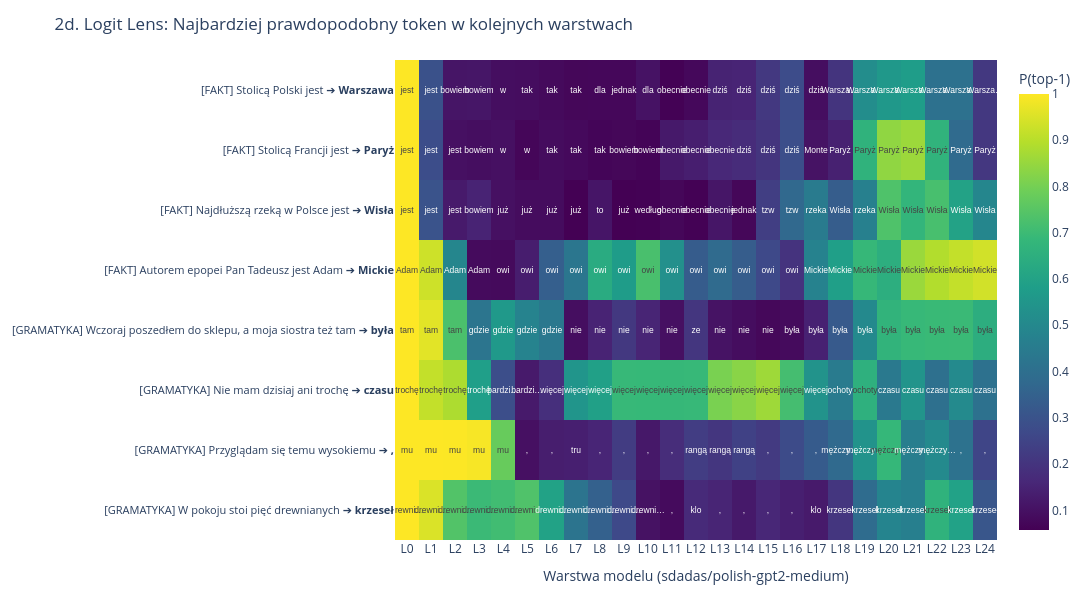

The cell this chart's notebook holds for it:
### Code cell
# 2d. Heatmapa najbardziej prawdopodobnych tokenów w kolejnych warstwach dla wybranych promptów
selected_indices = [0, 1, 5, 6, 12, 14, 15, 20]  # 4 faktograficzne i 4 gramatyczne
selected_res = [results[i] for i in selected_indices]

z_probs = np.array([r["top1_probs"] for r in selected_res])
raw_tokens = np.array([r["top1_tokens"] for r in selected_res])

# Max 7 znaków, by nie nachodziły na sąsiednie komórki
display_tokens = np.vectorize(lambda t: t[:6] + "…" if len(t) > 7 else t)(raw_tokens)

# Sformatowane etykiety osi Y
y_labels = [f"[{r['typ'].upper()}] {r['prompt']} ➔ <b>{r['final_token'].strip()}</b>" for r in selected_res]
x_layers = [f"L{i}" for i in range(z_probs.shape[1])]

# Pełny tekst widoczny po najechaniu kursorem
hover_text = [[
    f"Warstwa: {x_layers[col]}<br>Prompt: {selected_res[row]['prompt']}<br>Token: <b>'{raw_tokens[row, col]}'</b><br>Prawdopodobieństwo: {z_probs[row, col]:.3f}"
    for col in range(z_probs.shape[1])
] for row in range(len(selected_res))]

fig_heatmap = go.Figure(data=go.Heatmap(
    z=z_probs,
    x=x_layers,
    y=y_labels,
    text=display_tokens,
    texttemplate="%{text}",
    textfont={"size": 8.5, "family": "Arial"},
    hoverinfo="text",
    hovertext=hover_text,
    colorscale="Viridis",
    colorbar=dict(title="P(top-1)")
))

fig_heatmap.update_layout(
    title="2d. Logit Lens: Najbardziej prawdopodobny token w kolejnych warstwach",
    xaxis=dict(
        title="Warstwa modelu (sdadas/polish-gpt2-medium)",
        tickmode="linear",
        tickangle=0,
        side="bottom"
    ),
    yaxis=dict(
        autorange="reversed",  # Od góry do dołu (zgodnie z listą promptów)
        tickfont={"size": 11}
    ),
    width=1500,   # Duża szerokość rozciąga 25 kolumn w poziomie
    height=600,   # Odpowiednia wysokość na 8 wierszy
    margin=dict(l=380, r=40, t=60, b=60)  # Margines z lewej na długie teksty promptów
)

fig_heatmap.show()

### Figure 1 — Plotly figure (JSON) as saved in the notebook; plotly's stock layout.template omitted (floating-point values rounded to 4 significant figures; data arrays with more than 128 entries replaced by an {"elided": "..."} marker saying what was removed)
{"data": [{"colorbar": {"title": {"text": "P(top-1)"}}, "colorscale": [[0, "#440154"], [0.1111, "#482878"], [0.2222, "#3e4989"], [0.3333, "#31688e"], [0.4444, "#26828e"], [0.5556, "#1f9e89"], [0.6667, "#35b779"], [0.7778, "#6ece58"], [0.8889, "#b5de2b"], [1, "#fde725"]], "hoverinfo": "text", "hovertext": {"elided": "8x25 str values"}, "text": {"elided": "8x25 str values"}, "textfont": {"family": "Arial", "size": 8.5}, "texttemplate": "%{text}", "type": "heatmap", "x": ["L0", "L1", "L2", "L3", "L4", "L5", "L6", "L7", "L8", "L9", "L10", "L11", "L12", "L13", "L14", "L15", "L16", "L17", "L18", "L19", "L20", "L21", "L22", "L23", "L24"], "y": ["[FAKT] Stolicą Polski jest ➔ <b>Warszawa</b>", "[FAKT] Stolicą Francji jest ➔ <b>Paryż</b>", "[FAKT] Najdłuższą rzeką w Polsce jest ➔ <b>Wisła</b>", "[FAKT] Autorem epopei Pan Tadeusz jest Adam ➔ <b>Mickie</b>", "[GRAMATYKA] Wczoraj poszedłem do sklepu, a moja siostra też tam ➔ <b>była</b>", "[GRAMATYKA] Nie mam dzisiaj ani trochę ➔ <b>czasu</b>", "[GRAMATYKA] Przyglądam się temu wysokiemu ➔ <b>,</b>", "[GRAMATYKA] W pokoju stoi pięć drewnianych ➔ <b>krzeseł</b>"], "z": {"elided": "8x25 float values"}}], "layout": {"height": 600, "margin": {"b": 60, "l": 380, "r": 40, "t": 60}, "title": {"text": "2d. Logit Lens: Najbardziej prawdopodobny token w kolejnych warstwach"}, "width": 1500, "xaxis": {"side": "bottom", "tickangle": 0, "tickmode": "linear", "title": {"text": "Warstwa modelu (sdadas/polish-gpt2-medium)"}}, "yaxis": {"autorange": "reversed", "tickfont": {"size": 11}}}}
